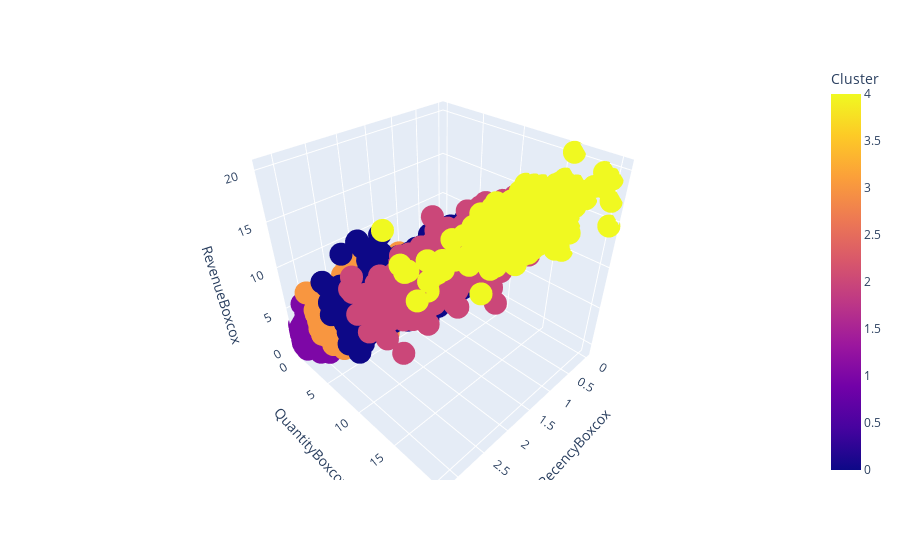

Here is the notebook cell this chart was saved with:
### Code cell
fig = px.scatter_3d(productRFM, x='RecencyBoxcox', y='QuantityBoxcox', z='RevenueBoxcox', color='Cluster')
fig.show()

### Figure 1 — Plotly figure (JSON) as saved in the notebook; plotly's stock layout.template omitted (floating-point values rounded to 4 significant figures; data arrays with more than 128 entries replaced by an {"elided": "..."} marker saying what was removed)
{"data": [{"hovertemplate": "RecencyBoxcox=%{x}<br>QuantityBoxcox=%{y}<br>RevenueBoxcox=%{z}<br>Cluster=%{marker.color}<extra></extra>", "legendgroup": "", "marker": {"color": {"elided": "3645 int values"}, "coloraxis": "coloraxis", "symbol": "circle"}, "mode": "markers", "name": "", "scene": "scene", "showlegend": false, "type": "scatter3d", "x": {"elided": "3645 float values"}, "y": {"elided": "3645 float values"}, "z": {"elided": "3645 float values"}}], "layout": {"coloraxis": {"colorbar": {"title": {"text": "Cluster"}}, "colorscale": [[0, "#0d0887"], [0.1111, "#46039f"], [0.2222, "#7201a8"], [0.3333, "#9c179e"], [0.4444, "#bd3786"], [0.5556, "#d8576b"], [0.6667, "#ed7953"], [0.7778, "#fb9f3a"], [0.8889, "#fdca26"], [1, "#f0f921"]]}, "legend": {"tracegroupgap": 0}, "margin": {"t": 60}, "scene": {"domain": {"x": [0, 1], "y": [0, 1]}, "xaxis": {"title": {"text": "RecencyBoxcox"}}, "yaxis": {"title": {"text": "QuantityBoxcox"}}, "zaxis": {"title": {"text": "RevenueBoxcox"}}}}}
